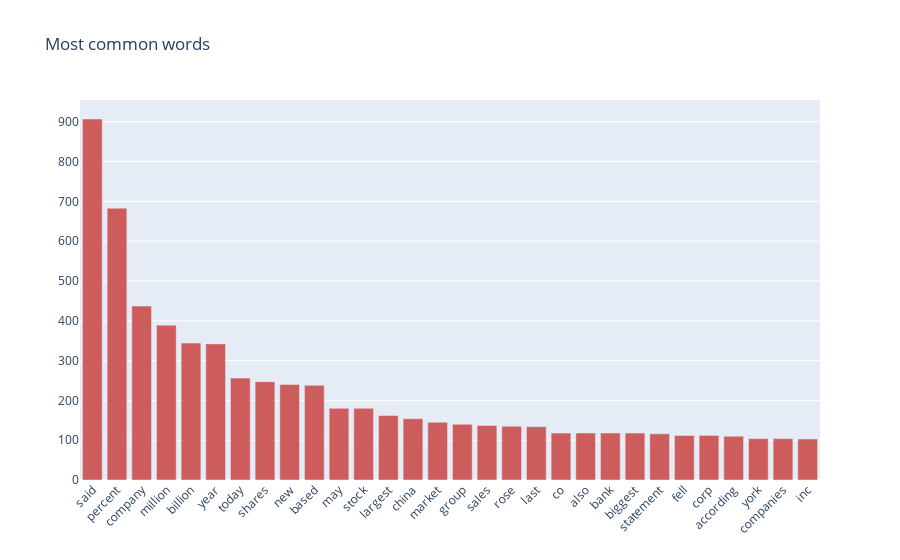

Notebook code cell kept with this figure:
### Markdown cell above
### Term frequencies

### Code cell
stop_words =  set(stopwords.words('english'))
cv = CountVectorizer(stop_words = stop_words)
counts = cv.fit_transform(df.Cleaned_News)

tmp_cv = pd.DataFrame(counts.sum(axis=0),columns=cv.get_feature_names()).T.sort_values(0,ascending=False).head(30)
fig = go.Figure()
fig.add_trace(go.Bar(
    x=tmp_cv.index,
    y=tmp_cv[0],
    name='Term frequencies',
    marker_color='indianred'
))

# Here we modify the tickangle of the xaxis, resulting in rotated labels.
fig.update_layout(xaxis_tickangle=-45, title = 'Most common words')
fig.show()

### Figure 1 — Plotly figure (JSON) as saved in the notebook; plotly's stock layout.template omitted (floating-point values rounded to 4 significant figures)
{"data": [{"marker": {"color": "indianred"}, "name": "Term frequencies", "type": "bar", "x": ["said", "percent", "company", "million", "billion", "year", "today", "shares", "new", "based", "may", "stock", "largest", "china", "market", "group", "sales", "rose", "last", "co", "also", "bank", "biggest", "statement", "fell", "corp", "according", "york", "companies", "inc"], "y": [907, 683, 437, 389, 344, 342, 256, 247, 240, 238, 180, 180, 162, 154, 145, 140, 137, 135, 134, 118, 118, 118, 118, 116, 112, 112, 110, 104, 104, 103]}], "layout": {"title": {"text": "Most common words"}, "xaxis": {"tickangle": -45}}}
